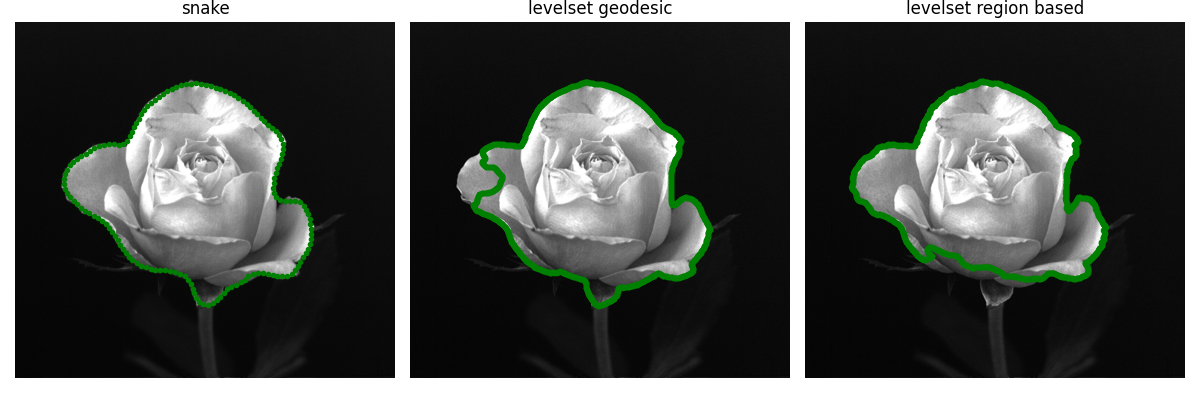

Here is the Python script that generated this plot:
import numpy as np
import matplotlib.pyplot as plt
from skimage.io import imread
from skimage.util import img_as_float
import scipy.io as sio

from libDIP.intScaling4e import intScaling4e
from libDIP.snakeMap4e import snakeMap4e
from libDIP.snakeForce4e import snakeForce4e
from libDIP.snakeIterate4e import snakeIterate4e
from libDIP.snakeReparam4e import snakeReparam4e

from libDIP.levelSetForce4e import levelSetForce4e
from libDIP.levelSetIterate4e import levelSetIterate4e
from libDIP.levelSetReInit4e import levelSetReInit4e

from libDIPUM.contourc import contourc
from libDIPUM.curve_display import curve_display
from libDIPUM.snake_display import snake_display
from libDIPUM.data_path import dip_data

# (1) Snake part (gvf)
mat = sio.loadmat('Figure118.mat')
f = mat['f']
xi = mat['yi'].squeeze()
yi = mat['xi'].squeeze()
M, N = f.shape

T = 0.005
Sig = 11
NSig = 5
Alpha = 10 * 0.05
Beta = 0.5
Gamma = 5

emap = snakeMap4e(f, T, Sig, NSig, 'both')
emap = img_as_float(intScaling4e(emap))

FTxb, FTyb = snakeForce4e(emap, 'gvf', 0.2, 160)
magb = np.sqrt(FTxb**2 + FTyb**2)
FTxb = FTxb / (magb + 1e-10)
FTyb = FTyb / (magb + 1e-10)

x = xi.copy()
y = yi.copy()
for _ in range(400):
    x, y = snakeIterate4e(Alpha, Beta, Gamma, x, y, 1, FTxb, FTyb)
    x, y = snakeReparam4e(x, y)
x, y = snakeReparam4e(x, y)

# (2) Level Set (Edge based)
f1 = img_as_float(imread(dip_data('rose479by512.tif')))
M1, N1 = f1.shape
y1, x1 = np.meshgrid(np.arange(1, N1 + 1), np.arange(1, M1 + 1))
center = (int(round(M1 / 2)), int(round(N1 / 2)))
r = max(center) - max(center) / 3.0
phi0 = np.sqrt((x1 - center[0])**2 + (y1 - center[1])**2) - r

W = levelSetForce4e('gradient', [f1, 1, 50])
T = (np.max(W) + np.min(W)) / 2.0
W = W > T

phi = phi0.copy()
C = 0.5
for i in range(1, 800 + 1):
    F = levelSetForce4e('geodesic', [phi, C, W])
    phi = levelSetIterate4e(phi, F)
    if i % 5 == 0:
        phi = levelSetReInit4e(phi, 5, 0.5)
c = contourc(phi, [0, 0])

# (3) Level Set (Region based) Chan-Vese
mu = 0.5
nu = 0
lambda1 = 1
lambda2 = 1
phi = phi0.copy()
for i in range(1, 800 + 1):
    F = levelSetForce4e('regioncurve', [f1, phi, mu, nu, lambda1, lambda2], ['Fn', 'Cn'])
    phi = levelSetIterate4e(phi, F)
    if i % 5 == 0:
        phi = levelSetReInit4e(phi, 5, 0.5)
c1 = contourc(phi, [0, 0])

# Display
fig, axes = plt.subplots(1, 3, figsize=(12, 4))
axes[0].imshow(f, cmap='gray')
axes[0].axis('off')
plt.sca(axes[0])
snake_display(x, y, 'g.')
axes[0].set_title('snake')

axes[1].imshow(f1, cmap='gray')
axes[1].axis('off')
curve_display(c[1, :], c[0, :], 'g.', ax=axes[1])
axes[1].set_title('levelset geodesic')

axes[2].imshow(f1, cmap='gray')
axes[2].axis('off')
curve_display(c1[1, :], c1[0, :], 'g.', ax=axes[2])
axes[2].set_title('levelset region based')

plt.tight_layout()
plt.savefig('Figure1135.png')
plt.show()
